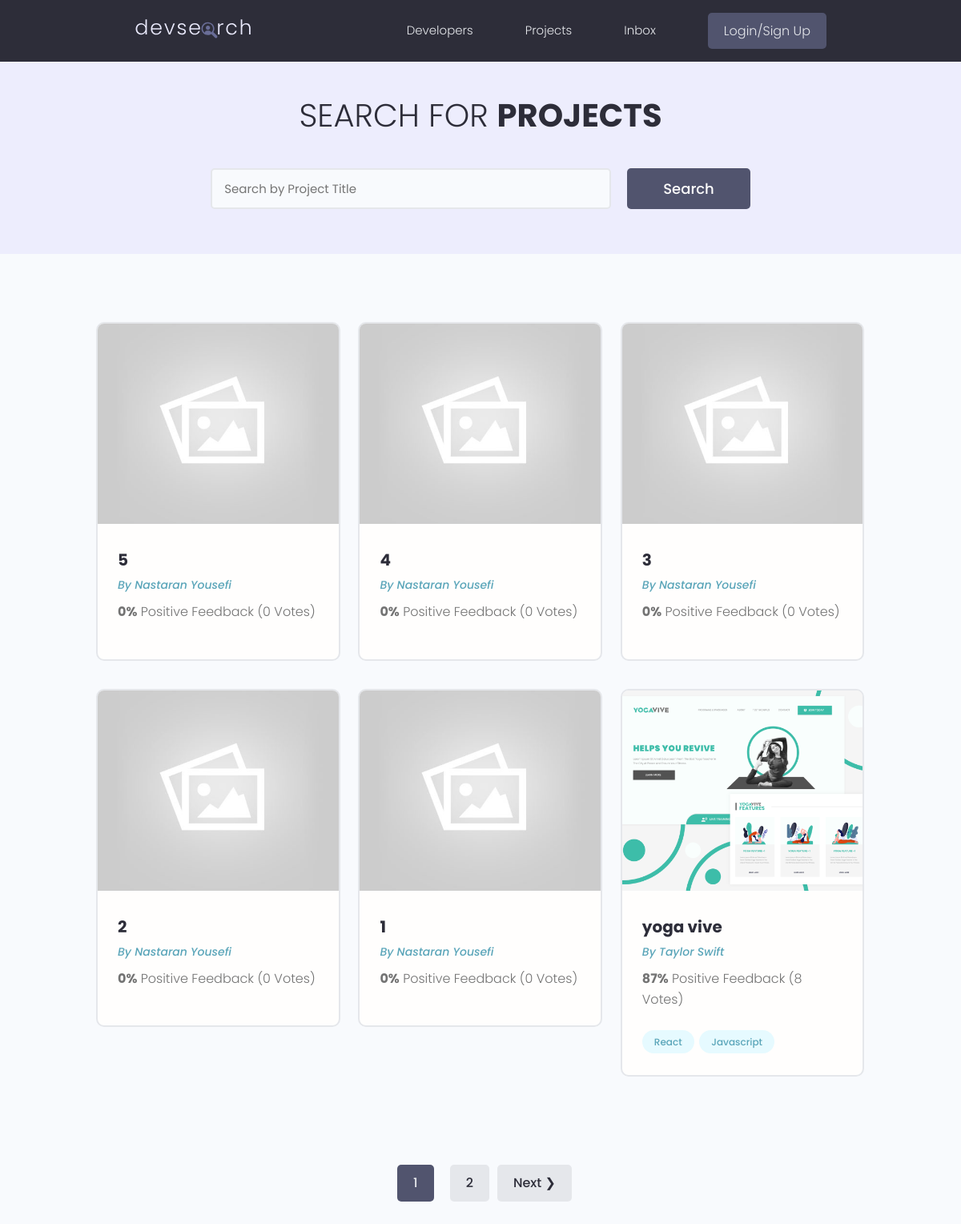
/projects/, run on the app's committed database.
### projects/models.py (models this page shows, shortened)
class Project(models.Model):
    owner = models.ForeignKey(Profile, on_delete=models.SET_NULL, null=True, blank=True)
    title = models.CharField(max_length=200)
    description = models.TextField(null=True, blank=True)
    featured_image = models.ImageField(null=True, blank=True, default='project_cover/default.jpg', upload_to='project_cover/')
    demo_link = models.CharField(max_length=2000, null=True, blank=True)
    source_code = models.CharField(max_length=2000, null=True, blank=True)
    tags = models.ManyToManyField('Tag', blank=True)
    vote_total = models.IntegerField(default=0, null=True, blank=True)
    vote_ratio = models.IntegerField(default=0, null=True, blank=True)
    created = models.DateTimeField(auto_now_add=True)
    id = models.UUIDField(default=uuid.uuid4, unique=True, editable=False, primary_key=True)
    class Meta:
        ordering = ['-created']

class Tag(models.Model):
    name = models.CharField(max_length=100)
    created = models.DateTimeField(auto_now_add=True)
    id = models.UUIDField(default=uuid.uuid4, unique=True, editable=False, primary_key=True)

### users/models.py (models this page shows, shortened)
class Profile(models.Model):
    user = models.OneToOneField(User, on_delete=models.CASCADE, null=True, blank=True)
    name = models.CharField(max_length=250, null=True, blank=True)
    username = models.CharField(max_length=250, null=True, blank=True)
    email = models.EmailField(max_length=500, blank=True, null=True)
    short_intro = models.CharField(max_length=200, blank=True, null=True)
    bio = models.TextField(blank=True, null=True)
    location = models.CharField(max_length=200, blank=True, null=True)
    profile_image = models.ImageField(blank=True, null=True, upload_to='profiles/',
                         default='profiles/user-default.png')
    social_github = models.CharField(max_length=500, blank=True, null=True)
    social_linkedin = models.CharField(max_length=500, blank=True, null=True)
    social_website = models.CharField(max_length=500, blank=True, null=True)
    social_twitter = models.CharField(max_length=500, blank=True, null=True)
    created = models.DateTimeField(auto_now_add=True)
    id = models.UUIDField(default=uuid.uuid4, unique=True, editable=False, primary_key=True)

### projects/views.py (the view)
# urls.py: path('projects/', include('projects.urls')),
def projects(request):
    search_query, projects = search_projects(request)
    page = request.GET.get('page', 1)
    results = 6
    paginator = Paginator(projects, results)
    try:
        projects = paginator.page(page)
    except EmptyPage:
        if int(page) <= 0:
            projects = paginator.page(1)
        else:
            projects = paginator.page(paginator.num_pages)
    except PageNotAnInteger:
        projects = paginator.page(1)
    context = {
        'projects' : projects,
        'search_query' : search_query,
    }
    return render(request, 'projects/projects.html', context)

### projects/utils.py (called while the page is built)
def search_projects(request):
    search_query = request.GET.get('q') or ''
    projects = Project.objects.distinct().filter(
        Q(title__icontains=search_query) |
        Q(description__icontains=search_query) |
        Q(owner__name__icontains=search_query) |
        Q(tags__name__icontains=search_query)
    )
    return search_query, projects

### projects/templates/projects/projects.html (shortened to what this page needs)
{% extends 'main.html' %}
{% block content %}
  <main class="projects">
    <section class="hero-section text-center">
      <div class="container container--narrow">
        <div class="hero-section__box">
          <h2>Search for <span>Projects</span></h2>
        </div>
        <div class="hero-section__search">
          <form id="searchForm" class="form" action="{% url 'projects' %}" method="get">
            <div class="form__field">
              <input class="input input--text" id="formInput#search" value="{{ search_query }}" type="text"  name="q"
                placeholder="Search by Project Title" />
            </div>
            <input class="btn btn--sub btn--lg" type="submit" value="Search" />
          </form>
        </div>
      </div>
    </section>
    <section class="projectsList">
      <div class="container">
        <div class="grid grid--three">
        {% for project in projects %}
          <div class="column">
            <div class="card project">
              <a href="{% url 'project' project.id %}" class="project">
                <img class="project__thumbnail" src="{{ project.featured_image.url }}" alt="{{ project.title }}" />
                <div class="card__body">
                  <h3 class="project__title">{{ project.title }}</h3>
                  <p><a class="project__author" href="{% url 'user-profile' project.owner.pk %}">By {{project.owner.name|title}}</a></p>
                  <p class="project--rating">
                    <span style="font-weight: bold;">{{ project.vote_ratio }}%</span> Positive
                    Feedback ({{ project.vote_total }} Vote{{ project.vote_total|pluralize:'s' }})
                  </p>
                  <div class="project__tags">
                    {% for tag in project.tags.all|slice:'3' %}
                    <span class="tag tag--pill tag--main">
                      <small>{{ tag.name|title }}</small>
                    </span>
                    {% endfor %}
                  </div>
                </div>
              </a>
            </div>
          </div>
        {% endfor %}
        </div>
      </div>
    </section>
    {% include 'pagination.html' with query_set=projects %}
  </main>
{% endblock %}

### static/styles/app.css (style rules this page uses)
:root { --color-sub: #2d2d39; }
.btn--sub { background-color: var(--color-sub-light); }
.card { border: 2px solid var(--color-light); }
img { width: 100%; }
.hero-section { height: 40vh; display: flex; align-items: center; background-color: var(--color-sub); }
.hero-section__box { margin-bottom: 4rem; }
.hero-section__box > h2, .hero-section__box > h2 > span { font-size: 4rem; color: var(--color-light); line-height: 1.3; text-transform: uppercase; }
.hero-section__box > h2 { font-weight: 300; }
.hero-section__box > h2 > span { font-weight: 700; }
.hero-section__search > .form { display: flex; align-items: center; justify-content: center; gap: 2rem; }
.hero-section__search > .form input.input--text { width: 50rem; }
.project__author { font-size: 1.4rem; font-style: italic; }
.project--rating { margin-bottom: 1.6em; margin-top: .5em; }
.projects > .hero-section { background: var(--color-sub-lighter); height: 30vh; }
.projects .hero-section__box { margin-bottom: 2.5rem; }
.projects .hero-section__box > h2 { color: var(--color-sub); }
.projects .hero-section__box > h2 > span { font-weight: 700; color: var(--color-sub); }
.projectsList { margin-top: 8rem; }
.project__thumbnail { height: 25rem; object-fit: cover; object-position: top center; }
.project__title { font-size: 2rem; font-weight: 700; color: var(--color-sub); }

### static/uikit/styles/modules/_variables.css (style rules this page uses)
:root { --color-main: #5aa5b9; --color-main-light: #e6faff; --color-sub: #3f4156; --color-sub-light: #51546e; --color-sub-lighter: #ededfd; --color-text: #737373; --color-gray: #8b8b8b; --color-light: #e5e7eb; --color-light-gray: #767676; --color-bg: #f8fafd; --color-white: #fffefd; --color-white-light: #f3f3f3; --color-success: #359e64; --color-success-bg: #def8e8; --color-error: #fc4b0b; --color-error-bg: #fff2ee; --font-base: 'Poppins', arial, helvetica, 'Segoe UI', roboto, ubuntu, sans-serif; --font-monospace: 'Fira Code', 'Courier New', courier, monospace; --font-regular: 300; --font-medium: 500; --font-bold: 700; --generic-shadow: 1px 1px 5px #00000010; --generic-transition: all 0.3s ease-in-out; }

### static/uikit/styles/modules/_base.css (style rules this page uses)
* { margin: 0; padding: 0; box-sizing: border-box; text-rendering: optimizeLegibility; color: inherit; font-size: inherit; }
html { font-size: 50%; }
@media only screen and (min-width: 480px) { html { font-size: 56.25%; } }
@media only screen and (min-width: 1200px) { html { font-size: 62.5%; } }
body { line-height: 1.6; font-weight: 400; font-size: 1.5rem; color: var(--color-text); background-color: var(--color-bg); min-height: 100vh; }

### static/uikit/styles/modules/_typography.css (style rules this page uses)
* { font-family: var(--font-base); }
h2 { font-size: 3.6rem; font-weight: var(--font-bold); }
h3 { font-size: 3.2rem; font-weight: var(--font-medium); }
p, span, strong { font-size: 1.6rem; color: var(--color-text); font-weight: var(--font-regular); }
a { padding-bottom: 2px; text-decoration: none; display: inline-block; color: var(--color-main); font-weight: var(--font-medium); }

### static/uikit/styles/modules/_utilities.css (style rules this page uses)
.container { width: 92%; max-width: 165rem; margin: 0 auto; box-sizing: border-box; }
.container--narrow { width: 92%; max-width: 120rem; }
@media screen and (min-width: 1000px) { .container { width: 90%; } }
@media screen and (min-width: 1000px) { .container--narrow { width: 85%; } }
@media screen and (min-width: 1200px) { .container { width: 80%; } }
@media screen and (min-width: 1200px) { .container--narrow { width: 72%; } }
.text-center { text-align: center; }

### static/uikit/styles/modules/_button.css (style rules this page uses)
.btn { display: inline-block; position: relative; cursor: pointer; background-color: var(--color-light); font-weight: var(--font-medium); color: var(--color-sub); text-decoration: none; padding: 1rem 2rem; border-radius: 0.5rem; border: none; width: -webkit-fit-content; width: -moz-fit-content; width: fit-content; height: -webkit-fit-content; height: -moz-fit-content; height: fit-content; font-size: 1.6rem; outline-width: 0; outline-color: transparent; -webkit-backface-visibility: hidden; backface-visibility: hidden; transition: all 0.3s ease-in-out; }
.btn--sub { background-color: var(--color-sub); color: var(--color-white); }
.btn--lg { font-size: 1.8rem; padding: 1.2rem 4.5rem; }

### static/uikit/styles/modules/_card.css (style rules this page uses)
.card { border-radius: 1rem; background-color: var(--color-white); border: 1.5px solid var(--color-light); width: auto; height: auto; margin-top: 0.5rem; margin-bottom: 0.5rem; overflow: hidden; }
.card__body, .card__header { padding: 2rem 2.5rem; }

### data on the page
Project: featured_image (placeholder picture), title "5", owner.name "Nastaran Yousefi", vote_ratio "0", vote_total "0"
Project: featured_image (placeholder picture), title "4", owner.name "Nastaran Yousefi", vote_ratio "0", vote_total "0"
Project: featured_image (placeholder picture), title "3", owner.name "Nastaran Yousefi", vote_ratio "0", vote_total "0"
Project: featured_image (placeholder picture), title "2", owner.name "Nastaran Yousefi", vote_ratio "0", vote_total "0"
Project: featured_image (placeholder picture), title "1", owner.name "Nastaran Yousefi", vote_ratio "0", vote_total "0"
Project: featured_image (picture), title "yoga vive", owner.name "Taylor Swift", vote_ratio "87", vote_total "8"
Tag: name "React"
Tag: name "Javascript"

### other printed values
{{ i }} "1"
{{ i }} "2"
